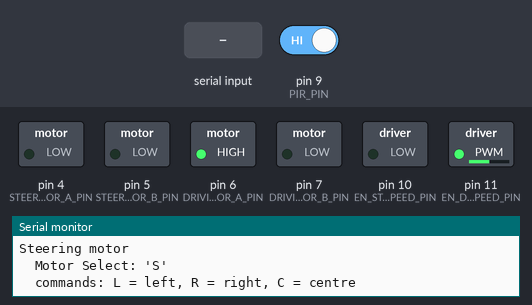
A sketch run on a simulated Arduino Uno, built with avr-gcc and run on an emulated ATmega328P. Parts: switched loads named in the sketch (green lamp = pin HIGH), the last lines printed to the serial monitor. The inputs (shaded band) are chosen by the test bench; at power-on: pin 9 (PIR_PIN) HIGH.

Above: at 1.3 s.
1.4 s: "S,45\n" received over Serial
At 3.3 s:
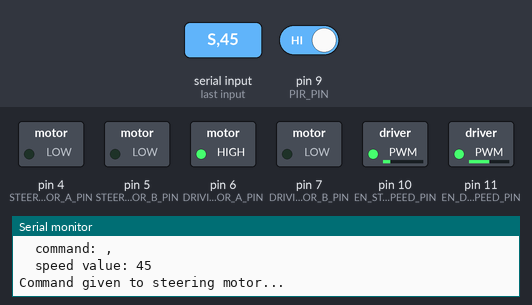
3.9 s: pin 9 (PIR_PIN) driven LOW
At 4.2 s:
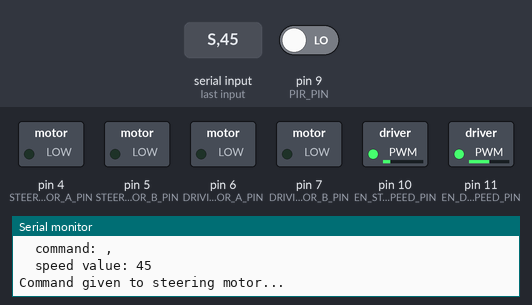
5.4 s: "S90\n" received over Serial
At 7.5 s:
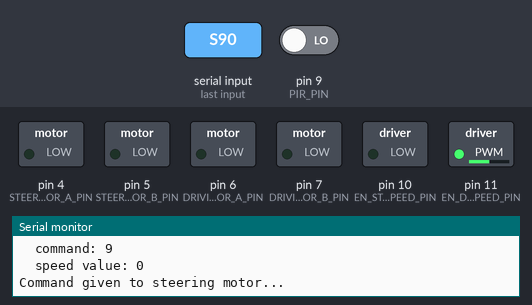
Timing chart, 0 to 9.0 s (numbered marks = the images above; inputs shaded):
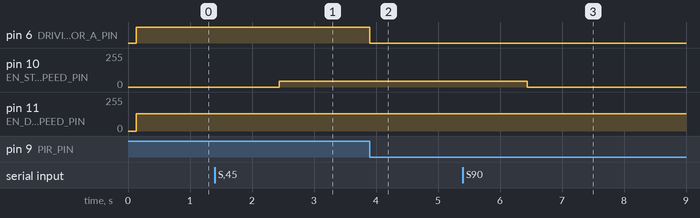

Measured:
- after the input at 1.4 s, pin 10 (EN_STEERING_SPEED_PIN): 0/255 → 45/255 after 1.0 s
- after the input at 3.9 s, pin 6 (DRIVING_MOTOR_A_PIN): HIGH → LOW at once
- after the input at 5.4 s, pin 10 (EN_STEERING_SPEED_PIN): 45/255 → 0/255 after 1.0 s

The sketch:

version_m.0.21.0.ino
```cpp
/*
 * This version makes the PIR motion into a class.
 *
 * Also added bool to classes to disable/enable printing
 *
 * Version m.0.21.0
 *
 * Last updated 24 August 2023, Noah Lobbe
 */


#include "MotorSystem.h"
#include "biss0001_PIR.h"

////pin definitions

//motor driver
#define PWM_SPEED_ENABLED true

#define EN_STEERING_SPEED_PIN 10
#define STEERING_MOTOR_A_PIN 4
#define STEERING_MOTOR_B_PIN 5

#define DRIVING_MOTOR_A_PIN 6
#define DRIVING_MOTOR_B_PIN 7
#define EN_DRIVING_SPEED_PIN 11

//PIR motion sensor
#define PIR_PIN 9
#define MOTION_LED_PIN 8


////variables
#define PRINT_RESULTS false
#define GET_USER_INPUT true

////objects
MotorSystem RC_Car(PRINT_RESULTS); //object to control the RC car motors
biss0001_PIR PIR_Sensor(PRINT_RESULTS); //pir motion sensor object


void setup() {
  ////setup pinModes and pin allocations

  //Motor driver stuff
  RC_Car.attach(STEERING_MOTOR_A_PIN,
                STEERING_MOTOR_B_PIN,
                DRIVING_MOTOR_A_PIN,
                DRIVING_MOTOR_B_PIN);


  if (PWM_SPEED_ENABLED) {
    RC_Car.enablePWM(EN_STEERING_SPEED_PIN, EN_DRIVING_SPEED_PIN);

  } else {
    pinMode(EN_STEERING_SPEED_PIN, OUTPUT);
    pinMode(EN_DRIVING_SPEED_PIN, OUTPUT);
    digitalWrite(EN_STEERING_SPEED_PIN, HIGH); //default to max
    digitalWrite(EN_DRIVING_SPEED_PIN, HIGH); //default to max
  }

  //PIR motion sensor
  PIR_Sensor.attach(PIR_PIN);

  if (PRINT_RESULTS or GET_USER_INPUT) {
    Serial.begin(9600);
    Serial.println("...Enter a two char command...");
    Serial.println("Drive motor \n\tMotor Select: 'D' \n\tcommands: F = forward, B = backward, S = stop"
                   "\nSteering motor \n\tMotor Select: 'S' \n\tcommands: L = left, R = right, C = centre");
  }
}


void userMotorControl() {
  ////Function to handle the user controling the motor system
  if (Serial.available() > 0) {
    String input = Serial.readString();
    char motor_select = input[0];
    char command = input[1];
    int speed_value = (input.substring(2).toInt()); //converting
    String text = "\nYou inputted..."
                  "\n\tmotor select: " + String(motor_select) +
                  "\n\tcommand: " + String(command) +
                  "\n\tspeed value: " + String(speed_value);
    Serial.println(text);

    if (motor_select == 'D') {
      Serial.println("Command given to drive motor...");
      RC_Car.drive(command, speed_value);

    } else if (motor_select == 'S') {
      Serial.println("Command given to steering motor...");
      RC_Car.turn(command, speed_value);

    } else {
      Serial.println("...unrecognized motor_select...");
    }

  }
}


void loop() {
  ////inputs
  if (GET_USER_INPUT) {
    userMotorControl();
  }

  //PIR motion sensor
  PIR_Sensor.checkSensor();


  ////Calculations


  ////outputs

  //probably should enact motor states here, NOT in userMotorControl()
  if (PIR_Sensor.pir_state) {
    digitalWrite(MOTION_LED_PIN, HIGH);
    RC_Car.drive('F', 128);//forward half speed

  } else {
    digitalWrite(MOTION_LED_PIN, LOW);
    if (RC_Car.driving_direction != 'S'){ //no need to keep driving so stop. This if statement also prevents it from running needlessly
      RC_Car.drive('S', 128);//stop
    }
  }

}
```

MotorSystem.cpp
```cpp
/*
 *
 */

#include "Arduino.h"
#include "MotorSystem.h"


MotorSystem::MotorSystem(bool print_results) {
  _PRINT_RESULTS = print_results;
  _PWM_SPEED_ENABLED = false; //default
}


void MotorSystem::attach(uint8_t steering_motor_a, uint8_t steering_motor_b, uint8_t driving_motor_a, uint8_t driving_motor_b) {
  _STEERING_MOTOR_A_PIN = steering_motor_a;
  _STEERING_MOTOR_B_PIN = steering_motor_b;
  _DRIVING_MOTOR_A_PIN = driving_motor_a;
  _DRIVING_MOTOR_B_PIN = driving_motor_b;

  pinMode(_STEERING_MOTOR_A_PIN, OUTPUT);
  pinMode(_STEERING_MOTOR_B_PIN, OUTPUT);
  pinMode(_DRIVING_MOTOR_A_PIN, OUTPUT);
  pinMode(_DRIVING_MOTOR_B_PIN, OUTPUT);
}


void MotorSystem::enablePWM(uint8_t steering_pwm_pin, uint8_t driving_pwm_pin) {
  _PWM_SPEED_ENABLED = true;
  _STEERING_PWM_PIN = steering_pwm_pin;
  _DRIVING_PWM_PIN = driving_pwm_pin;

  pinMode(_STEERING_PWM_PIN, OUTPUT);
  pinMode(_DRIVING_PWM_PIN, OUTPUT);
}

void MotorSystem::_writeSpeed(uint8_t pwm_pin, uint8_t speed_val) {
  if (_PRINT_RESULTS) Serial.println("_PWM_SPEED_ENABLED: " + String(_PWM_SPEED_ENABLED));

  if (_PWM_SPEED_ENABLED) {
    if (_PRINT_RESULTS) Serial.println("analog writing!!!");
    analogWrite(pwm_pin, speed_val);
  } else {
    analogWrite(pwm_pin, 255); //default to HIGH
  }
}


//this method handles everything for driving
void MotorSystem::drive(char driving_direction_char, uint8_t speed_val) {
  _writeSpeed(_DRIVING_PWM_PIN, speed_val);
  if (driving_direction_char == 'F') {
    if (_PRINT_RESULTS) Serial.println("...forward...");
    //forward
    digitalWrite(_DRIVING_MOTOR_A_PIN, HIGH);
    digitalWrite(_DRIVING_MOTOR_B_PIN, LOW);

  } else if (driving_direction_char == 'B') {
    if (_PRINT_RESULTS) Serial.println("...backward...");
    //backward
    digitalWrite(_DRIVING_MOTOR_A_PIN, LOW);
    digitalWrite(_DRIVING_MOTOR_B_PIN, HIGH);

  } else {
    if (_PRINT_RESULTS) Serial.println("...stop...");
    //stop - stop powering the drive motor
    digitalWrite(_DRIVING_MOTOR_A_PIN, LOW);
    digitalWrite(_DRIVING_MOTOR_B_PIN, LOW);
  }

  driving_direction = driving_direction_char; //update for future use
}


//this method handles everything for steering
void MotorSystem::turn(char turning_direction_char, uint8_t speed_val) {
  _writeSpeed(_STEERING_PWM_PIN, speed_val);
  if (turning_direction_char == 'L') {
    if (_PRINT_RESULTS) Serial.println("...left...");
    //forward
    digitalWrite(_STEERING_MOTOR_A_PIN, HIGH);
    digitalWrite(_STEERING_MOTOR_B_PIN, LOW);

  } else if (turning_direction_char == 'R') {
    if (_PRINT_RESULTS) Serial.println("...right...");
    //backward
    digitalWrite(_STEERING_MOTOR_A_PIN, LOW);
    digitalWrite(_STEERING_MOTOR_B_PIN, HIGH);

  } else { // 'C'
    if (_PRINT_RESULTS) Serial.println("...centre...");
    //centre - spring system should centre the steering
    digitalWrite(_STEERING_MOTOR_A_PIN, LOW);
    digitalWrite(_STEERING_MOTOR_B_PIN, LOW);
  }

  turning_direction = turning_direction_char; //update for future use
}
```

MotorSystem.h
```cpp
/*
 *
 */

#ifndef MotorSystem_h
#define MotorSystem_h

#include "Arduino.h"

class MotorSystem { //make a class for handling the RC car motors
  private:
    bool _PRINT_RESULTS;

    uint8_t _DRIVING_MOTOR_A_PIN;
    uint8_t _DRIVING_MOTOR_B_PIN;
    uint8_t _STEERING_MOTOR_A_PIN;
    uint8_t _STEERING_MOTOR_B_PIN;

    bool _PWM_SPEED_ENABLED;
    uint8_t _STEERING_PWM_PIN;
    uint8_t _DRIVING_PWM_PIN;


  public:
    char driving_direction;
    char turning_direction;
    MotorSystem(bool print_results);
    void attach(uint8_t steering_motor_a, uint8_t steering_motor_b, uint8_t driving_motor_a, uint8_t driving_motor_b);
    void enablePWM(uint8_t steering_pwm_pin, uint8_t driving_pwm_pin);
    void _writeSpeed(uint8_t pwm_pin, uint8_t speed_val);
    void drive(char driving_direction_char, uint8_t speed_val);
    void turn(char turning_direction_char, uint8_t speed_val);
};

#endif
```

biss0001_PIR.cpp
```cpp
/*
 * The .cpp file for the biss0001 PIR motion sensor class
 */

#include "Arduino.h"
#include "biss0001_PIR.h"


biss0001_PIR::biss0001_PIR(bool print_results) {
  _PRINT_RESULTS = print_results;
}


void biss0001_PIR::attach(uint8_t pin) {
  _PIN = pin;
  pinMode(_PIN, INPUT);
}


bool biss0001_PIR::checkSensor() {
  if (digitalRead(_PIN)) { //if motion is detected...

    if (pir_state == false) { //if motion hasn't been detected
      if (_PRINT_RESULTS) Serial.println("New Motion detected!");
      pir_state = true;
    }

  } else { //if motion not detected...

    if (pir_state) { //reset pir_state due to no motion currently, compared to previously
      if (_PRINT_RESULTS) Serial.println("Motion ended");
      pir_state = false;
    }
  }

  return pir_state; //just in case someone wants a return value instead of accessing the pir_state public member
}
```

biss0001_PIR.h
```cpp
/*
 * Simple header for a class for the biss0001 PIR motion sensor
 *
 */

#ifndef biss0001_PIR_h
#define biss0001_PIR_h

#include "Arduino.h"

class biss0001_PIR {
  private:
    uint8_t _PIN;
    bool _PRINT_RESULTS;

  public:
    bool pir_state = false;

    biss0001_PIR(bool print_results);
    void attach(uint8_t pin);
    bool checkSensor(); //returns if the
};

#endif
```
